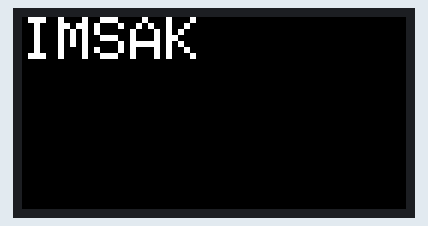
This program was run on a simulated ESP32. On the bench: 64×32 colour display. What the program prints to the serial monitor is not drawn.

Above: at 4.6 s.

The program:

main.cpp
```cpp
#include <Arduino.h>
#include <SPI.h>
#include <Wire.h>
#include <ESP32-HUB75-MatrixPanel-I2S-DMA.h>
#include <Adafruit_GFX.h>

#define PANEL_RES_X 64      // Number of pixels wide of each INDIVIDUAL panel module.
#define PANEL_RES_Y 32     // Number of pixels tall of each INDIVIDUAL panel module.
#define PANEL_CHAIN 1      // Total number of panels chained one to another

#define R1_PIN 19
#define G1_PIN 13
#define B1_PIN 18
#define R2_PIN 5
#define G2_PIN 12
#define B2_PIN 17
#define A_PIN 16
#define B_PIN 14
#define C_PIN 4
#define D_PIN 27
#define E_PIN -1 // required for 1/32 scan panels, like 64x64. Any available pin would do, i.e. IO32
#define LAT_PIN 26
#define OE_PIN 15
#define CLK_PIN 2

//MatrixPanel_I2S_DMA dma_display;
MatrixPanel_I2S_DMA *matrix = nullptr;
// Input a value 0 to 255 to get a color value.
// The colours are a transition r - g - b - back to r.
// From: https://gist.github.com/davidegironi/3144efdc6d67e5df55438cc3cba613c8

uint16_t myBLACK = matrix->color565(0, 0, 0);
uint16_t myWHITE = matrix->color565(255, 255, 255);
uint16_t myRED = matrix->color565(255, 0, 0);
uint16_t myGREEN = matrix->color565(0, 255, 0);
uint16_t myBLUE = matrix->color565(0, 0, 255);

void setup() {
  Serial.begin(115220);
  Serial.println("ada");


  HUB75_I2S_CFG::i2s_pins _pins={R1_PIN, G1_PIN, B1_PIN, R2_PIN, G2_PIN, B2_PIN, A_PIN, B_PIN, C_PIN, D_PIN, E_PIN, LAT_PIN, OE_PIN, CLK_PIN};
  HUB75_I2S_CFG mxconfig(
    PANEL_RES_X,   // module width
    PANEL_RES_Y,   // module height
    PANEL_CHAIN,    // Chain length
    _pins
  );

  //mxconfig.gpio.e = 18;
  mxconfig.clkphase = false;
  //mxconfig.driver = HUB75_I2S_CFG::FM6126A;

  // Display Setup
  matrix = new MatrixPanel_I2S_DMA(mxconfig);
  matrix->begin();
  matrix->setBrightness8(90); //0-255
  matrix->clearScreen();

  matrix->fillScreen(myRED);

  delay(1500);
  matrix->fillScreen(myBLUE);

  delay(1500);
  matrix->fillScreen(myGREEN);

  delay(1500);
  //drawText(0);

  matrix->clearScreen();
  matrix->fillScreen(myBLACK);
  matrix->setCursor(0,0);
  matrix->print("IMSAK");
}

void loop() {
}
```
